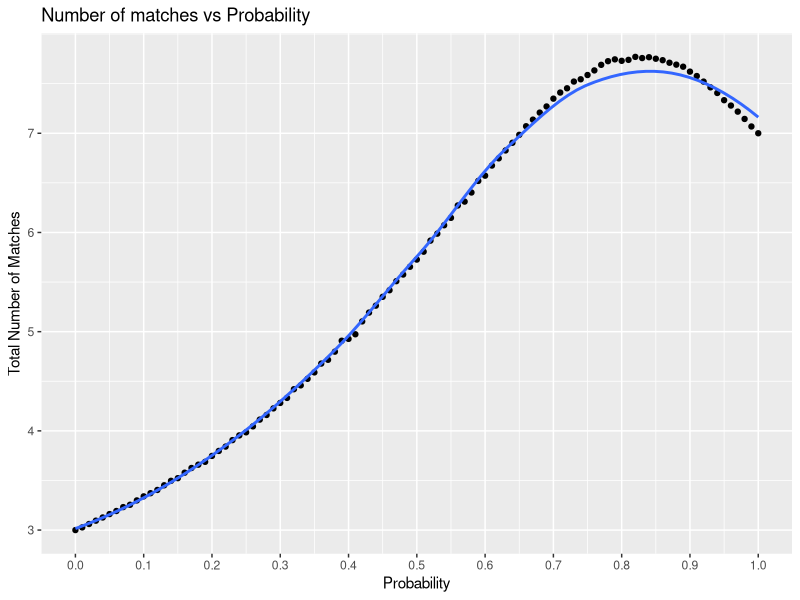
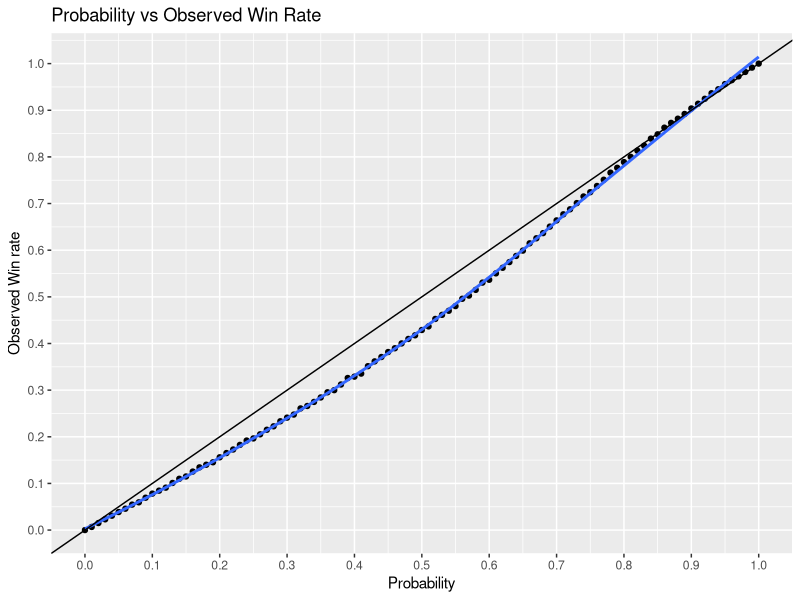
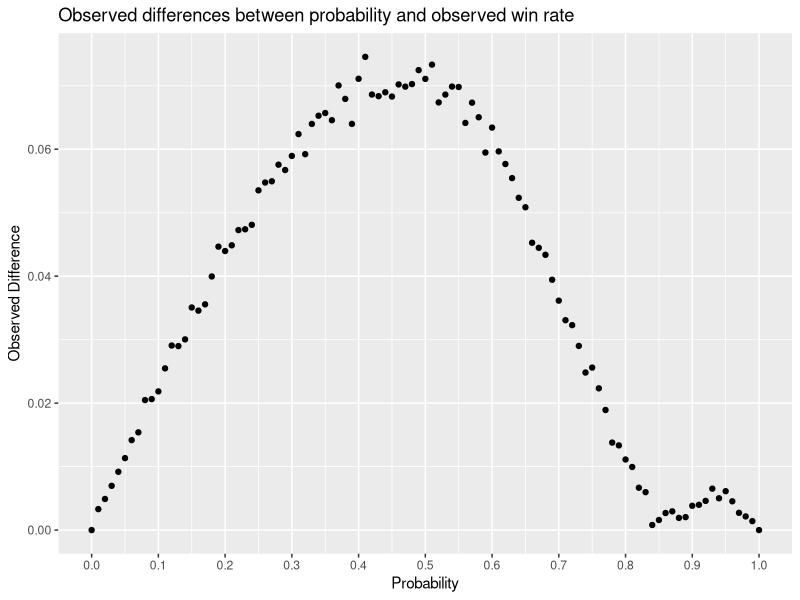

Write R code to recreate these figures, in order.
# Problem 4b
library(tidyverse)

# tournament format: a team keeps playing until they accrue 
# 7 wins or 3 losses (whichever comes first - no draws allowed). 
# Assume a fixed win rate p ∈ [0, 1] across all rounds
# (they are paired at random).

# Base tournament set up with repeats and data store
# Initialisation
NRepeat <- 10000                    # number of replicates
totalWins <- rep(NA, NRepeat)       # win store
totalLosses <- rep(NA, NRepeat)     # loss store
totalMatches <- rep(NA, NRepeat)    # matches store
probs <- rep(NA, NRepeat)           # probability store

# run tournament
set.seed(231215)

for (i in seq(NRepeat)) {
  nWins <- 0                   # set win counter
  nLosses <- 0                 # set loss counter
  p <- runif(1, min = 0, max = 1)    # calculate fixed probability

  while(nLosses < 3 & nWins < 7) {      # set stopping condition
      result <- rbinom(n = 1, size = 1, prob = p)   # simulate game result
     
      if (result == 0) {  # 0 - loss
        nLosses <- nLosses + 1
      }
      
      if (result == 1) { # 1 - win
        nWins <- nWins + 1
      }
      
      nMatches <- nWins + nLosses            # find number of matches
  }
  
  totalLosses[i] <- nLosses              # record wins, losses, matches and probabilities
  totalWins[i] <- nWins                  
  totalMatches[i] <- nMatches
  probs[i] <- p

}

#Plot how the total number of matches played (i.e. wins + losses) 
#varies as a function of p.

# Initialisation
avgMatches <- rep(NA, 100) # average matches store
avgWinRate <- rep(NA, 100) # average matches store
pseq <- seq(0,1,0.01) # probability sequence
# run tournament
set.seed(231220)
for (p in pseq){
  NRepeat <- 10000                    # number of replicates
  totalWins <- rep(NA, NRepeat)       # win store
  totalLosses <- rep(NA, NRepeat)     # loss store
  totalMatches <- rep(NA, NRepeat)    # matches store
  probs <- rep(NA, NRepeat)           # probability store
  
  for (i in seq(NRepeat)) {
    nWins <- 0                   # set win counter
    nLosses <- 0                 # set loss counter
    
    while(nLosses < 3 & nWins < 7) {      # set stopping condition
      result <- rbinom(n = 1, size = 1, prob = p)   # simulate game result
      
      if (result == 0) {  # 0 - loss
        nLosses <- nLosses + 1
      }
      
      if (result == 1) { # 1 - win
        nWins <- nWins + 1
      }
      nMatches <- nWins + nLosses            # find number of matches
    }
    
    totalMatches[i] <- nMatches
    totalLosses[i] <- nLosses              # record wins, losses, matches and matches
    totalWins[i] <- nWins                  
  
    
  }
  avgMatches[which(pseq == p)] <- mean(totalMatches)
  avgWinRate[which(pseq == p)] <- mean(totalWins/totalMatches)
}  
  
# create data frame for ggplot
matchProb <- data.frame(p = pseq, matches = avgMatches, rate = avgWinRate)

ggplot(matchProb, aes(x = p, y = avgMatches)) +     # plot total matches against probability
  geom_point() +
  xlab("Probability") +
  ylab("Total Number of Matches") +
  ggtitle("Number of matches vs Probability") +
  geom_smooth(se = FALSE) +
  scale_x_continuous(breaks = seq(0,1,0.1)) +
  scale_y_continuous(breaks = seq(min(matchProb$matches), max(matchProb$matches))) 



# Comment on the observed win rate relative to the assumed win rate p 
# (i.e. if a team obtains 2 wins - 3 losses, the maximum likelihood 
# point estimate for their win rate is 40%). Specifically, focus on the
# effect driven by the format of this tournament.

# plots to back up commentary 
ggplot(matchProb, aes(x = p, y = rate)) +     # plot win rate against probability
  geom_point() +
  xlab("Probability") +
  ylab("Observed Win rate") +
  ggtitle("Probability vs Observed Win Rate") +
  geom_smooth(se = FALSE) +
  geom_abline(aes(intercept = 0, slope = 1)) +
  scale_x_continuous(breaks = seq(0,1,0.1)) +
  scale_y_continuous(breaks = seq(0,1,0.1))

ggplot(matchProb, aes(x = p, y = abs(rate-p))) +     # plot win rate against probability
  geom_point() +
  xlab("Probability") +
  ylab("Observed Difference") +
  ggtitle("Observed differences between probability and observed win rate") +
  scale_x_continuous(breaks = seq(0,1,0.1)) 
